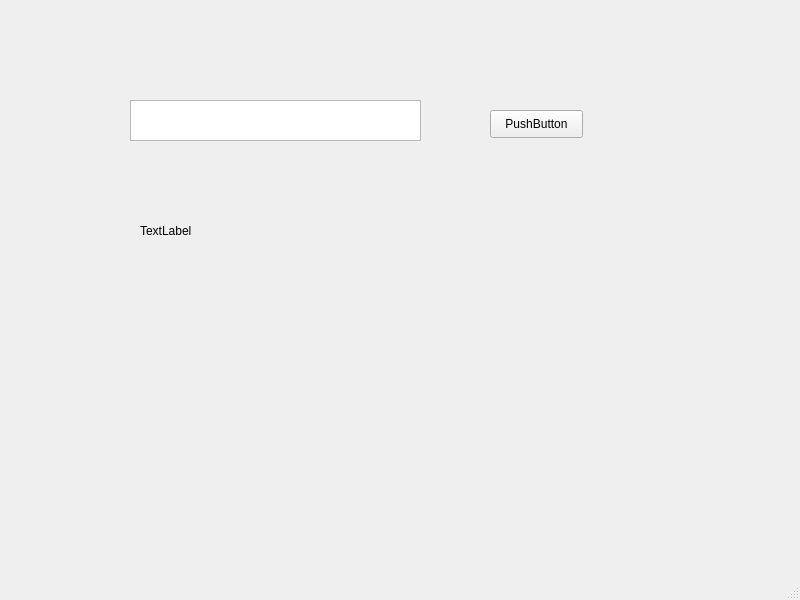
<?xml version="1.0" encoding="UTF-8"?>
<ui version="4.0">
 <class>MainWindow</class>
 <widget class="QMainWindow" name="MainWindow">
  <property name="geometry">
   <rect>
    <x>0</x>
    <y>0</y>
    <width>800</width>
    <height>600</height>
   </rect>
  </property>
  <property name="windowTitle">
   <string>MainWindow</string>
  </property>
  <widget class="QWidget" name="centralwidget">
   <widget class="QPushButton" name="pushButton">
    <property name="geometry">
     <rect>
      <x>490</x>
      <y>110</y>
      <width>93</width>
      <height>28</height>
     </rect>
    </property>
    <property name="text">
     <string>PushButton</string>
    </property>
   </widget>
   <widget class="QTextEdit" name="textEdit">
    <property name="geometry">
     <rect>
      <x>130</x>
      <y>100</y>
      <width>291</width>
      <height>41</height>
     </rect>
    </property>
   </widget>
   <widget class="QLabel" name="label">
    <property name="geometry">
     <rect>
      <x>140</x>
      <y>190</y>
      <width>301</width>
      <height>81</height>
     </rect>
    </property>
    <property name="text">
     <string>TextLabel</string>
    </property>
   </widget>
  </widget>
  <widget class="QMenuBar" name="menubar">
   <property name="geometry">
    <rect>
     <x>0</x>
     <y>0</y>
     <width>800</width>
     <height>26</height>
    </rect>
   </property>
  </widget>
  <widget class="QStatusBar" name="statusbar"/>
 </widget>
 <resources/>
 <connections/>
</ui>
